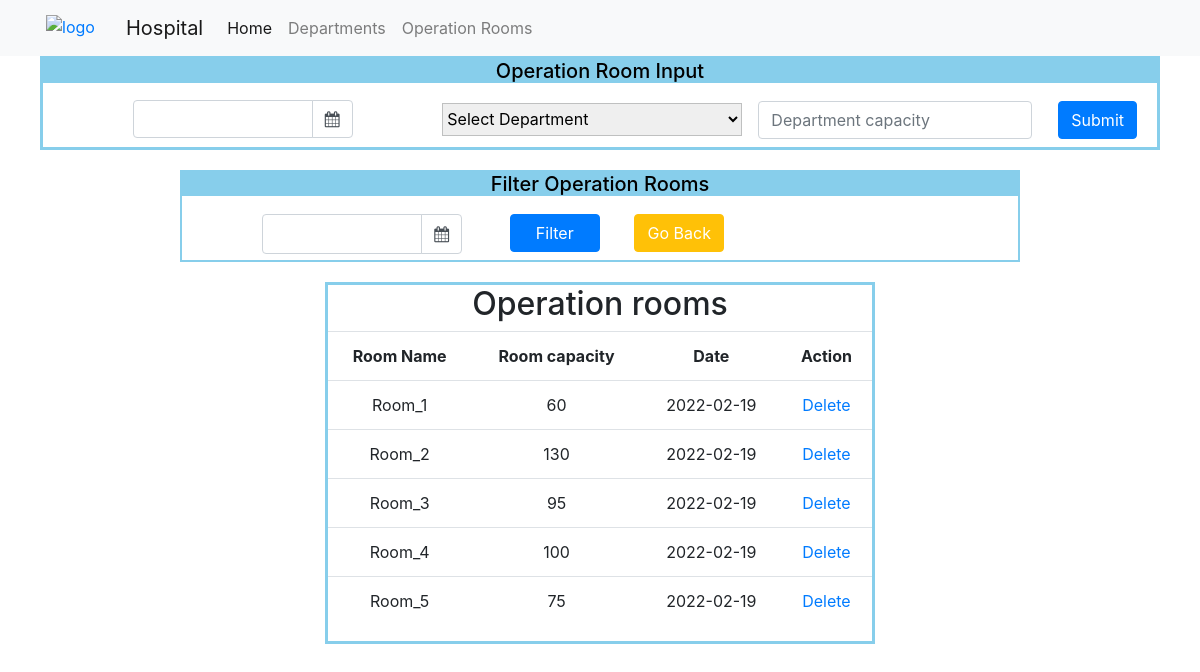
Screenshot of /rooms with the database file from the repository.
### app.py (models this page shows, shortened)
class Operation_rooms_Info(db.Model):
    __tablename__ = 'operation_rooms_info'
    id = db.Column(db.String(200), primary_key=True)
    room_name = db.Column(db.String(200), nullable=False)
    room_capacity = db.Column(db.Integer, nullable=False)
    date = db.Column(db.DateTime, nullable=False)

### app.py (the view)
@app.route('/rooms', methods=['GET', 'POST'])
def get_rooms():
    if request.method == 'POST':
        if request.form['submit_btn3'] == 'submit_form3':
            date = request.form['date']
            room_name = request.form['room_name']
            room_capacity = request.form['room_capacity']
            new_room_info = Operation_rooms_Info(
                    id=str(room_name + '-' + str(uuid.uuid4())),
                    date=datetime.strptime(date, '%m/%d/%Y').date(),
                    room_name=room_name,
                    room_capacity=int(room_capacity),
                    )
            try:
                db.session.add(new_room_info)
                db.session.commit()
                return redirect('/rooms')
            except:
                print('There was an issue adding new user entry')
                raise
        elif request.form['submit_btn3'] == 'filter':
            filtered_date = datetime.strptime(request.form['filter_date'], '%m/%d/%Y')
            filtered_entries = Operation_rooms_Info.query.filter(Operation_rooms_Info.date==filtered_date).all()
            return render_template('room.html', rooms=filtered_entries)
    else:
        rooms_info = Operation_rooms_Info.query.order_by(Operation_rooms_Info.date).all()
    return render_template('room.html', rooms = rooms_info)

### templates/room.html (shortened to what this page needs)
<!DOCTYPE html>
<html lang="en">
<head>
    <link rel="stylesheet" href="{{ url_for('static', filename='css/styles.css') }}">
    <link rel="stylesheet" href="https://maxcdn.bootstrapcdn.com/bootstrap/4.0.0/css/bootstrap.min.css">
    <link rel="stylesheet" href="https://cdnjs.cloudflare.com/ajax/libs/bootstrap-datepicker/1.9.0/css/bootstrap-datepicker.min.css">
    <link rel="stylesheet" href="https://cdnjs.cloudflare.com/ajax/libs/font-awesome/4.7.0/css/font-awesome.min.css">
</head>
<body>
    <nav class="navbar navbar-expand-lg navbar-light bg-light">
        <div class="image">
            <a href="/">
                <img src="http://www.clipartsuggest.com/images/633/red-medical-symbol-9MqeBw-clipart.jpeg" alt="logo">
            </a>
        </div>
        <a class="navbar-brand" href="/">Hospital</a>
        <div class="collapse navbar-collapse" id="navbarNav">
          <ul class="navbar-nav">
            <li class="nav-item active">
              <a class="nav-link" href="/">Home <span class="sr-only">(current)</span></a>
            </li>
            <li class="nav-item">
              <a class="nav-link" href="/admin">Departments</a>
            </li>
            <li class="nav-item">
              <a class="nav-link" href="/rooms">Operation Rooms</a>
            </li>
          </ul>
        </div>
    </nav>
    <div class="user_input">
        <div class="heading"><h5>Operation Room Input</h5></div>
        <form action='/rooms' class="form-inline" method="post">
                <div class="input-group date" id="datepicker">
                    <input type="text" class="form-control" id='date_input' name='date' required/>
                    <span class="input-group-append">
                        <span class="input-group-text bg-white">
                            <i class="fa fa-calendar"></i>
                        </span>
                    </span>
                </div>
            <div class="dropdown_select" name='dropdown_select'>
                <select id="list" name='room_name' onchange="getSelectValue();" required>
                    <option value="" disabled selected>Select Department</option>
                </select>
            </div>
            <div class="form-group mx-sm-3 mb-2" name='dur_and_cap'>
                <input type="number" min="0" class="form-control" name='room_capacity' id="room_capacity" placeholder="Department capacity" required>
            </div>
            <button type="submit" class="btn btn-primary mb-2" name="submit_btn3" value="submit_form3">Submit</button>
        </form>
    </div>
    <div class="filter">
        <div class="heading"><h5>Filter Operation Rooms</h5></div>
        <form action="/rooms" method="post">
            <div class="input-group date" id="datepicker2">
                <input type="text" class="form-control" id='date_input2' name='filter_date' required/>
                <span class="input-group-append" id="filter_span">
                    <span class="input-group-text bg-white" >
                        <i class="fa fa-calendar"></i>
                    </span>
                </span>
            </div>
            <div class="filter_and_home_btns">
                <button type="submit" class="btn btn-primary mb-2" name="submit_btn3" value="filter" id="filter_btn">Filter</button>
                <button type="button" class="btn btn-warning mb-2" id="home_btn" onclick="history.back()"><a href="javascript:history.back()">Go Back</a></button>
            </div>
        </form>
    </div>
    <div class="Table_content_2" id="op_rooms_info">
        <table class="table">
            <thead><h2>Operation rooms</h2></thead>
            <tbody class="table_body">
                <tr>
                    <th>Room Name</th>
                    <th>Room capacity</th>
                    <th>Date</th>
                    <th>Action</th>
                </tr>
                {% for room in rooms: %}
                    <tr>
                        <td>{{room.room_name}}</td>
                        <td>{{room.room_capacity}}</td>
                        <td>{{room.date.date()}}</td>
                        <td>
                            <a href="/rooms/delete/{{room.id}}">Delete</a>
                        </td>
                    </tr>
                {% endfor %}
            </tbody>
        </table>
    </div>
</body>
</html>

### static/css/styles.css (style rules this page uses)
* { padding: 0; margin: 0; box-sizing: border-box; }
body { font-family: Verdana, Geneva, Tahoma, sans-serif; text-align: center; background-color: #eeeeee; }
.heading { background-color: skyblue; color: black; text-align: center; }
.user_input { margin-left: 40px; margin-right: 40px; border: 3px solid skyblue; }
.Table_content_2 { border: 2px solid skyblue; width: 70%; text-align: center; margin: auto; margin-top: 20px; }
.table { text-align: center; }
.form-inline { margin: auto; }
#datepicker { width: 200px; margin: auto; }
#list { width: 300px; margin-left: 0; }
select { width: 300px; height: 33px; border: 1px solid rgb(191, 192, 192); }
.form-group { margin: auto; }
.btn { margin: 10px; margin-right: 20px; }
#datepicker { width: 220px; margin: auto; }
#datepicker2 { width: 300px; margin: auto; }
#date_input2 { margin-left: 80px; margin-top: 10px; height: 40px; }
#filter_span { margin-right: 20px; margin-top: 10px; height: 40px; }
#filter_btn { width: 90px; }
#home_btn { width: 90px; }
button a { color:white; }
.filter { border: 2px solid skyblue; width: 70%; text-align: center; margin: auto; margin-top: 20px; overflow: hidden; }
.filter_and_home_btns { margin-left: 50px; width: 280px; overflow: hidden; }
.filter form .input-group { margin: auto; text-align: center; width: 50vp; float:left; }
.image { width: 100px; margin: auto; margin-left: 10px; text-align: left; margin-top: 5px; }
img { margin-left: 20px; width: 50px; height: 30px; }
#op_rooms_info { border: solid skyblue; width: 550px; overflow: hidden; }

### rows the page displays
Operation_rooms_Info: room_name "Room_1", room_capacity "60", date "2022-02-19"
Operation_rooms_Info: room_name "Room_2", room_capacity "130", date "2022-02-19"
Operation_rooms_Info: room_name "Room_3", room_capacity "95", date "2022-02-19"
Operation_rooms_Info: room_name "Room_4", room_capacity "100", date "2022-02-19"
Operation_rooms_Info: room_name "Room_5", room_capacity "75", date "2022-02-19"
